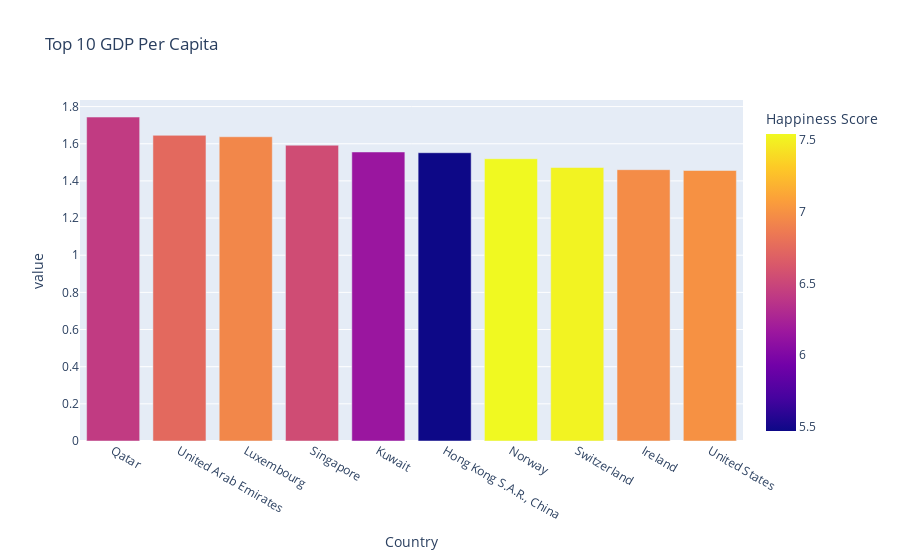
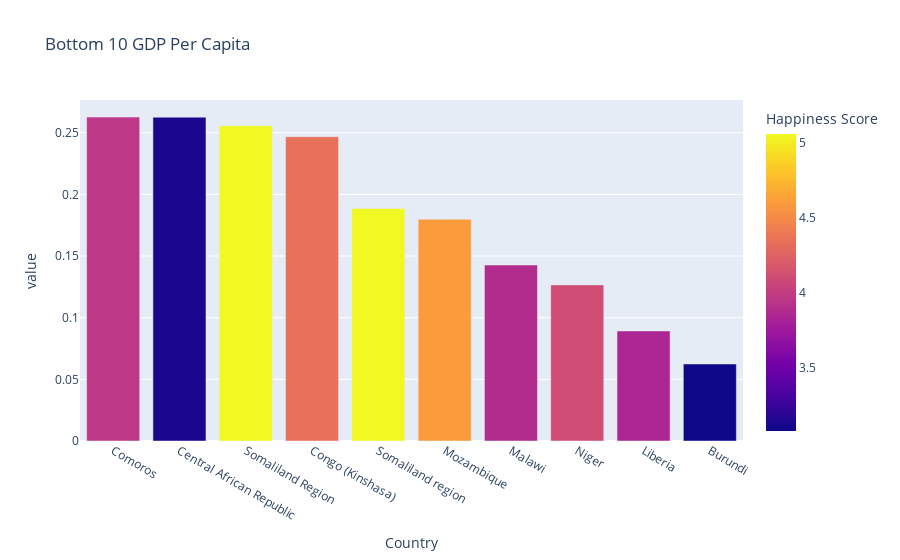

These figures' notebook cell, in order:
### Markdown cell above
- Top 10 and Bottom 10 Countries by *GDP* Per Capita

### Code cell
fig = px.bar(df[['Country', 'GDP per capita','Happiness Score']].groupby('Country').mean().sort_values(by='GDP per capita', ascending=False).head(10),color='Happiness Score', title='Top 10 GDP Per Capita')
fig.show()
fig = px.bar(df[['Country', 'GDP per capita','Happiness Score']].groupby('Country').mean().sort_values(by='GDP per capita', ascending=False).tail(10),color='Happiness Score', title='Bottom 10 GDP Per Capita')
fig.show()

### Figure 1 — Plotly figure (JSON) as saved in the notebook; plotly's stock layout.template omitted (floating-point values rounded to 4 significant figures)
{"data": [{"alignmentgroup": "True", "hovertemplate": "Country=%{x}<br>value=%{y}<br>Happiness Score=%{marker.color}<extra></extra>", "legendgroup": "", "marker": {"color": [6.422, 6.744, 6.936, 6.543, 6.149, 5.472, 7.541, 7.511, 6.964, 6.999], "coloraxis": "coloraxis", "pattern": {"shape": ""}}, "name": "", "offsetgroup": "", "orientation": "v", "showlegend": false, "textposition": "auto", "type": "bar", "x": ["Qatar", "United Arab Emirates", "Luxembourg", "Singapore", "Kuwait", "Hong Kong S.A.R., China", "Norway", "Switzerland", "Ireland", "United States"], "xaxis": "x", "y": [1.744, 1.645, 1.638, 1.592, 1.556, 1.552, 1.519, 1.472, 1.46, 1.456], "yaxis": "y"}], "layout": {"barmode": "relative", "coloraxis": {"colorbar": {"title": {"text": "Happiness Score"}}, "colorscale": [[0, "#0d0887"], [0.1111, "#46039f"], [0.2222, "#7201a8"], [0.3333, "#9c179e"], [0.4444, "#bd3786"], [0.5556, "#d8576b"], [0.6667, "#ed7953"], [0.7778, "#fb9f3a"], [0.8889, "#fdca26"], [1, "#f0f921"]]}, "legend": {"tracegroupgap": 0}, "title": {"text": "Top 10 GDP Per Capita"}, "xaxis": {"anchor": "y", "domain": [0, 1], "title": {"text": "Country"}}, "yaxis": {"anchor": "x", "domain": [0, 1], "title": {"text": "value"}}}}

### Figure 2 — Plotly figure (JSON) as saved in the notebook; plotly's stock layout.template omitted (floating-point values rounded to 4 significant figures)
{"data": [{"alignmentgroup": "True", "hovertemplate": "Country=%{x}<br>value=%{y}<br>Happiness Score=%{marker.color}<extra></extra>", "legendgroup": "", "marker": {"color": [3.962, 3.134, 5.057, 4.346, 5.057, 4.601, 3.883, 4.105, 3.839, 3.079], "coloraxis": "coloraxis", "pattern": {"shape": ""}}, "name": "", "offsetgroup": "", "orientation": "v", "showlegend": false, "textposition": "auto", "type": "bar", "x": ["Comoros", "Central African Republic", "Somaliland Region", "Congo (Kinshasa)", "Somaliland region", "Mozambique", "Malawi", "Niger", "Liberia", "Burundi"], "xaxis": "x", "y": [0.2627, 0.2626, 0.2556, 0.2467, 0.1885, 0.1798, 0.1427, 0.1266, 0.08926, 0.06245], "yaxis": "y"}], "layout": {"barmode": "relative", "coloraxis": {"colorbar": {"title": {"text": "Happiness Score"}}, "colorscale": [[0, "#0d0887"], [0.1111, "#46039f"], [0.2222, "#7201a8"], [0.3333, "#9c179e"], [0.4444, "#bd3786"], [0.5556, "#d8576b"], [0.6667, "#ed7953"], [0.7778, "#fb9f3a"], [0.8889, "#fdca26"], [1, "#f0f921"]]}, "legend": {"tracegroupgap": 0}, "title": {"text": "Bottom 10 GDP Per Capita"}, "xaxis": {"anchor": "y", "domain": [0, 1], "title": {"text": "Country"}}, "yaxis": {"anchor": "x", "domain": [0, 1], "title": {"text": "value"}}}}
